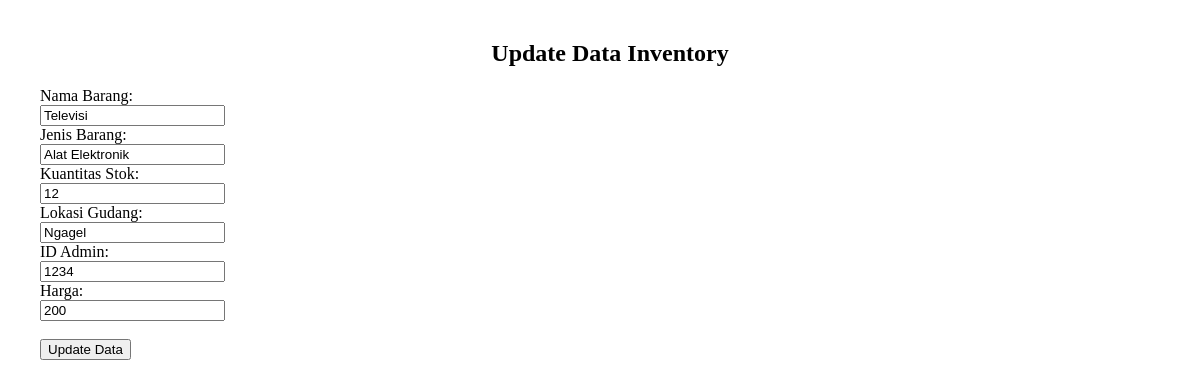
Screenshot of /admin/update_inven.php?no_seri=87 with the database file from the repository.
### tables this page shows
CREATE TABLE `inventory` (
  `no_seri` int(50) NOT NULL,
  `nama_barang` varchar(255) NOT NULL,
  `jenis_barang` varchar(255) NOT NULL,
  `kuantitas_stok` int(255) NOT NULL,
  `lokasi_gudang` varchar(255) NOT NULL,
  `id_admin` int(50) NOT NULL,
  `harga` int(225) NOT NULL
);

### admin/update_inven.php (the view, shortened to what this page needs)
<?php
$koneksi = mysqli_connect("localhost", "root", "", "db_stok");
if (isset($_GET['no_seri'])) {
    $no_seri = $_GET['no_seri'];
    $sql = "SELECT * FROM inventory WHERE no_seri='$no_seri'";
    $result = $koneksi->query($sql);
    if ($result->num_rows > 0) {
        $row = $result->fetch_assoc();
    } else {
        echo "Data tidak ditemukan.";
        exit();
    }
} else {
    echo "No Seri tidak ditemukan.";
    exit();
}
?>
<html lang="en">
<head>
    <link rel="stylesheet" href="style.css">
</head>
<body>
    <div class="content">
    <h2>Update Data Inventory</h2>
    <form method="post" action="update_inven.php">
        <label for="nama_barang">Nama Barang:</label><br>
        <input type="text" id="nama_barang" name="nama_barang" value="<?php echo $row['nama_barang']; ?>" required><br>
        <label for="jenis_barang">Jenis Barang:</label><br>
        <input type="text" id="jenis_barang" name="jenis_barang" value="<?php echo $row['jenis_barang']; ?>" required><br>
        <label for="kuantitas_stok">Kuantitas Stok:</label><br>
        <input type="number" id="kuantitas_stok" name="kuantitas_stok" value="<?php echo $row['kuantitas_stok']; ?>" required><br>
        <label for="lokasi_gudang">Lokasi Gudang:</label><br>
        <input type="text" id="lokasi_gudang" name="lokasi_gudang" value="<?php echo $row['lokasi_gudang']; ?>" required><br>
        <label for="id_admin">ID Admin:</label><br>
        <input type="text" id="id_admin" name="id_admin" value="<?php echo $row['id_admin']; ?>" required><br>
        <label for="harga">Harga:</label><br>
        <input type="number" id="harga" name="harga" value="<?php echo $row['harga']; ?>" required><br><br>
        <input type="submit" value="Update Data">
    </form>
    </div>
</body>
</html>

### admin/style.css (style rules this page uses)
body { margin: 0; padding: 0; height: 100%; display: flex; flex-direction: column; }
.content { flex: 1; padding: 20px; background-color: rgb(255, 255, 255); margin-left: 20px; }
h2 { text-align: center; }

### rows the page displays
inventory: nama_barang "Televisi", jenis_barang "Alat Elektronik", kuantitas_stok "12", lokasi_gudang "Ngagel", id_admin "1234", harga "200"
